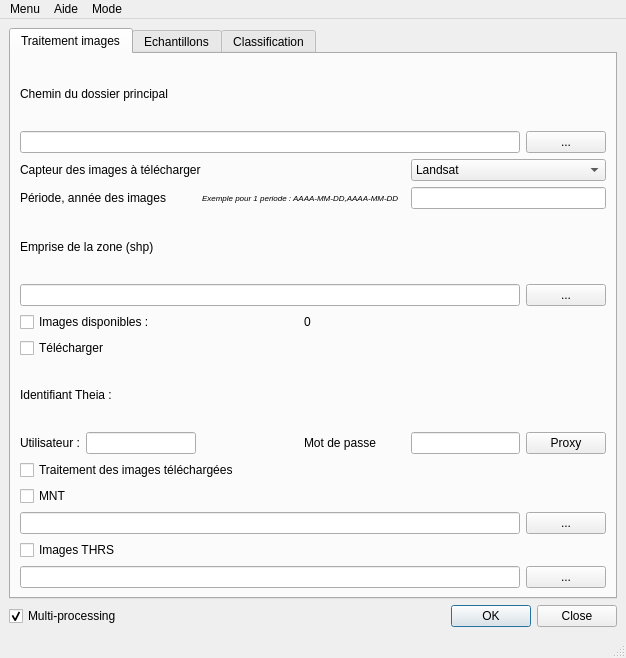
<?xml version="1.0" encoding="UTF-8"?>
<ui version="4.0">
 <class>PHYMOBAT</class>
 <widget class="QMainWindow" name="PHYMOBAT">
  <property name="geometry">
   <rect>
    <x>0</x>
    <y>0</y>
    <width>626</width>
    <height>658</height>
   </rect>
  </property>
  <property name="windowTitle">
   <string>PHYMOBATe 3.0</string>
  </property>
  <widget class="QWidget" name="centralwidget">
   <layout class="QGridLayout" name="gridLayout">
    <item row="1" column="0">
     <widget class="QCheckBox" name="checkBox_multiprocess">
      <property name="text">
       <string>Multi-processing</string>
      </property>
      <property name="checkable">
       <bool>true</bool>
      </property>
      <property name="checked">
       <bool>true</bool>
      </property>
      <property name="autoRepeat">
       <bool>false</bool>
      </property>
     </widget>
    </item>
    <item row="1" column="1">
     <widget class="QDialogButtonBox" name="buttonBox">
      <property name="orientation">
       <enum>Qt::Horizontal</enum>
      </property>
      <property name="standardButtons">
       <set>QDialogButtonBox::Close|QDialogButtonBox::Ok</set>
      </property>
     </widget>
    </item>
    <item row="0" column="0" colspan="2">
     <widget class="QTabWidget" name="tabWidget">
      <property name="currentIndex">
       <number>0</number>
      </property>
      <widget class="QWidget" name="tab">
       <attribute name="title">
        <string>Traitement images</string>
       </attribute>
       <layout class="QGridLayout" name="gridLayout_3">
        <item row="0" column="0" colspan="2">
         <widget class="QLabel" name="label_principal_folder">
          <property name="text">
           <string>Chemin du dossier principal</string>
          </property>
         </widget>
        </item>
        <item row="4" column="0" colspan="2">
         <widget class="QLabel" name="label_area_path">
          <property name="text">
           <string>Emprise de la zone (shp)</string>
          </property>
         </widget>
        </item>
        <item row="7" column="0" colspan="2">
         <widget class="QCheckBox" name="checkBox_download">
          <property name="text">
           <string>Télécharger</string>
          </property>
         </widget>
        </item>
        <item row="8" column="0" colspan="2">
         <widget class="QLabel" name="label_id_theia">
          <property name="text">
           <string>Identifiant Theia :</string>
          </property>
         </widget>
        </item>
        <item row="9" column="3">
         <widget class="QLabel" name="label_password">
          <property name="text">
           <string>Mot de passe</string>
          </property>
         </widget>
        </item>
        <item row="9" column="1">
         <widget class="QLineEdit" name="lineEdit_user"/>
        </item>
        <item row="9" column="0">
         <widget class="QLabel" name="label_user">
          <property name="text">
           <string>Utilisateur :</string>
          </property>
         </widget>
        </item>
        <item row="13" column="0" colspan="2">
         <widget class="QCheckBox" name="checkBox_VHRS">
          <property name="text">
           <string>Images THRS</string>
          </property>
         </widget>
        </item>
        <item row="6" column="0" colspan="2">
         <widget class="QCheckBox" name="checkBox_listing">
          <property name="text">
           <string>Images disponibles :</string>
          </property>
         </widget>
        </item>
        <item row="11" column="0">
         <widget class="QCheckBox" name="checkBox_MNT">
          <property name="text">
           <string>MNT</string>
          </property>
         </widget>
        </item>
        <item row="6" column="3">
         <widget class="QLabel" name="label_listing">
          <property name="text">
           <string>0</string>
          </property>
         </widget>
        </item>
        <item row="10" column="0" colspan="4">
         <widget class="QCheckBox" name="checkBox_processing">
          <property name="text">
           <string>Traitement des images téléchargées</string>
          </property>
         </widget>
        </item>
        <item row="9" column="6">
         <widget class="QPushButton" name="proxy">
          <property name="text">
           <string>Proxy</string>
          </property>
         </widget>
        </item>
        <item row="1" column="6">
         <widget class="QPushButton" name="pushButton_browser_principal_folder">
          <property name="text">
           <string>...</string>
          </property>
         </widget>
        </item>
        <item row="1" column="0" colspan="6">
         <widget class="QLineEdit" name="lineEdit_principal_folder"/>
        </item>
        <item row="5" column="6">
         <widget class="QPushButton" name="pushButton_browser_area_path">
          <property name="text">
           <string>...</string>
          </property>
         </widget>
        </item>
        <item row="5" column="0" colspan="6">
         <widget class="QLineEdit" name="lineEdit_area_path"/>
        </item>
        <item row="9" column="5">
         <widget class="QLineEdit" name="lineEdit_password">
          <property name="toolTip">
           <string>Mot de passe masqué</string>
          </property>
          <property name="echoMode">
           <enum>QLineEdit::Password</enum>
          </property>
         </widget>
        </item>
        <item row="12" column="6">
         <widget class="QPushButton" name="pushButton_browser_MNT">
          <property name="text">
           <string>...</string>
          </property>
         </widget>
        </item>
        <item row="14" column="6">
         <widget class="QPushButton" name="pushButton_browser_VHRS">
          <property name="text">
           <string>...</string>
          </property>
         </widget>
        </item>
        <item row="12" column="0" colspan="6">
         <widget class="QLineEdit" name="lineEdit_MNT"/>
        </item>
        <item row="14" column="0" colspan="6">
         <widget class="QLineEdit" name="lineEdit_VHRS"/>
        </item>
        <item row="3" column="2" colspan="2">
         <widget class="QLabel" name="label_ex_period">
          <property name="font">
           <font>
            <pointsize>6</pointsize>
            <italic>true</italic>
           </font>
          </property>
          <property name="text">
           <string>Exemple pour 1 periode : AAAA-MM-DD,AAAA-MM-DD</string>
          </property>
         </widget>
        </item>
        <item row="3" column="5" colspan="2">
         <widget class="QLineEdit" name="lineEdit_year_images"/>
        </item>
        <item row="2" column="5" colspan="2">
         <widget class="QComboBox" name="comboBox_captor">
          <item>
           <property name="text">
            <string>Landsat</string>
           </property>
          </item>
          <item>
           <property name="text">
            <string>SpotWorldHeritage</string>
           </property>
          </item>
         </widget>
        </item>
        <item row="3" column="0" colspan="2">
         <widget class="QLabel" name="label_year_images">
          <property name="text">
           <string>Période, année des images</string>
          </property>
         </widget>
        </item>
        <item row="2" column="0" colspan="3">
         <widget class="QLabel" name="label_captor">
          <property name="text">
           <string>Capteur des images à télécharger</string>
          </property>
         </widget>
        </item>
       </layout>
      </widget>
      <widget class="QWidget" name="tab_2">
       <attribute name="title">
        <string>Echantillons</string>
       </attribute>
       <layout class="QGridLayout" name="gridLayout_4">
        <item row="8" column="4">
         <widget class="QPushButton" name="pushButton_img_sample">
          <property name="text">
           <string>...</string>
          </property>
         </widget>
        </item>
        <item row="9" column="0">
         <widget class="QCheckBox" name="checkBox_RPG">
          <property name="text">
           <string>RPG</string>
          </property>
         </widget>
        </item>
        <item row="10" column="1">
         <spacer name="horizontalSpacer_5">
          <property name="orientation">
           <enum>Qt::Horizontal</enum>
          </property>
          <property name="sizeHint" stdset="0">
           <size>
            <width>49</width>
            <height>20</height>
           </size>
          </property>
         </spacer>
        </item>
        <item row="10" column="2" colspan="2">
         <widget class="QPushButton" name="pushButton_clear_sample">
          <property name="text">
           <string>Effacer</string>
          </property>
         </widget>
        </item>
        <item row="7" column="0" colspan="5">
         <widget class="QCheckBox" name="checkBox_img_sample">
          <property name="text">
           <string>Image échantillonnée (Si &quot;traitement images&quot; n'est pas lancé) :</string>
          </property>
         </widget>
        </item>
        <item row="4" column="3">
         <widget class="QLineEdit" name="lineEdit_select_sample_fieldname_1"/>
        </item>
        <item row="4" column="4">
         <widget class="QLineEdit" name="lineEdit_select_sample_fieldname_2"/>
        </item>
        <item row="8" column="0" colspan="4">
         <widget class="QLineEdit" name="lineEdit_img_sample"/>
        </item>
        <item row="5" column="1">
         <spacer name="horizontalSpacer_3">
          <property name="orientation">
           <enum>Qt::Horizontal</enum>
          </property>
          <property name="sizeHint" stdset="0">
           <size>
            <width>49</width>
            <height>20</height>
           </size>
          </property>
         </spacer>
        </item>
        <item row="5" column="4">
         <widget class="QLineEdit" name="lineEdit_select_sample_class_2"/>
        </item>
        <item row="4" column="0">
         <widget class="QLabel" name="label_select_sample_fieldname">
          <property name="text">
           <string>Champs</string>
          </property>
         </widget>
        </item>
        <item row="10" column="4">
         <widget class="QPushButton" name="pushButton_add_sample">
          <property name="text">
           <string>Ajouter</string>
          </property>
         </widget>
        </item>
        <item row="11" column="0" colspan="5">
         <widget class="QPlainTextEdit" name="plainTextEdit_sample">
          <property name="plainText">
           <string>1 - Végétation non naturelle / Semi-naturelle
2 - Herbacés / Ligneux
3 - Ligneux denses / mixtes


</string>
          </property>
         </widget>
        </item>
        <item row="6" column="4">
         <widget class="QLineEdit" name="lineEdit_select_sample_nb_poly"/>
        </item>
        <item row="0" column="0">
         <widget class="QLabel" name="label_sample_path">
          <property name="text">
           <string>Echantillons (shp)</string>
          </property>
         </widget>
        </item>
        <item row="6" column="0">
         <widget class="QLabel" name="label_select_sample_nb_poly">
          <property name="text">
           <string>Nombre de polygones</string>
          </property>
         </widget>
        </item>
        <item row="4" column="1">
         <spacer name="horizontalSpacer_2">
          <property name="orientation">
           <enum>Qt::Horizontal</enum>
          </property>
          <property name="sizeHint" stdset="0">
           <size>
            <width>49</width>
            <height>20</height>
           </size>
          </property>
         </spacer>
        </item>
        <item row="1" column="4">
         <widget class="QPushButton" name="pushButton_browser_sample_path">
          <property name="text">
           <string>...</string>
          </property>
         </widget>
        </item>
        <item row="5" column="0">
         <widget class="QLabel" name="label_select_sample_class">
          <property name="text">
           <string>Classes</string>
          </property>
         </widget>
        </item>
        <item row="6" column="2" colspan="2">
         <spacer name="horizontalSpacer">
          <property name="orientation">
           <enum>Qt::Horizontal</enum>
          </property>
          <property name="sizeHint" stdset="0">
           <size>
            <width>106</width>
            <height>20</height>
           </size>
          </property>
         </spacer>
        </item>
        <item row="2" column="2" colspan="2">
         <widget class="QLabel" name="label_select_sample_class_1">
          <property name="text">
           <string>      Classe 1</string>
          </property>
         </widget>
        </item>
        <item row="1" column="0" colspan="4">
         <widget class="QLineEdit" name="lineEdit_sample_path"/>
        </item>
        <item row="2" column="0">
         <widget class="QLabel" name="label_select_sample">
          <property name="text">
           <string>Sélection par classe de 2</string>
          </property>
         </widget>
        </item>
        <item row="6" column="1">
         <spacer name="horizontalSpacer_4">
          <property name="orientation">
           <enum>Qt::Horizontal</enum>
          </property>
          <property name="sizeHint" stdset="0">
           <size>
            <width>49</width>
            <height>20</height>
           </size>
          </property>
         </spacer>
        </item>
        <item row="2" column="4">
         <widget class="QLabel" name="label_select_sample_class_2">
          <property name="text">
           <string>       Classe 2</string>
          </property>
         </widget>
        </item>
        <item row="12" column="0" colspan="3">
         <widget class="QCheckBox" name="checkBox_threshold">
          <property name="text">
           <string>Déterminer les seuils optimaux</string>
          </property>
         </widget>
        </item>
        <item row="5" column="3">
         <widget class="QLineEdit" name="lineEdit_select_sample_class_1"/>
        </item>
       </layout>
      </widget>
      <widget class="QWidget" name="tab_3">
       <attribute name="title">
        <string>Classification</string>
       </attribute>
       <layout class="QGridLayout" name="gridLayout_2">
        <item row="8" column="3">
         <widget class="QLabel" name="label_area_fieldtype">
          <property name="text">
           <string>Real</string>
          </property>
         </widget>
        </item>
        <item row="7" column="3">
         <widget class="QLabel" name="label_area_fieldname">
          <property name="text">
           <string>AREA</string>
          </property>
         </widget>
        </item>
        <item row="14" column="2">
         <widget class="QLabel" name="label_chps_type_2">
          <property name="text">
           <string>Type :</string>
          </property>
         </widget>
        </item>
        <item row="12" column="0" colspan="5">
         <widget class="QCheckBox" name="checkBox_classifier_2">
          <property name="text">
           <string>Classification que sur les deux premiers niveaux</string>
          </property>
         </widget>
        </item>
        <item row="17" column="2">
         <widget class="QLabel" name="label_chps_type_3">
          <property name="text">
           <string>Type :</string>
          </property>
         </widget>
        </item>
        <item row="16" column="4">
         <widget class="QLineEdit" name="lineEdit_fieldname_23"/>
        </item>
        <item row="4" column="0" colspan="3">
         <widget class="QLabel" name="label_ouput">
          <property name="text">
           <string>Fichier de sortie (shp)</string>
          </property>
         </widget>
        </item>
        <item row="16" column="3">
         <widget class="QLineEdit" name="lineEdit_fieldname_13"/>
        </item>
        <item row="14" column="3">
         <widget class="QComboBox" name="comboBox_fieldname_12"/>
        </item>
        <item row="7" column="0">
         <widget class="QLabel" name="label_chps_name_0">
          <property name="text">
           <string>Nom :</string>
          </property>
         </widget>
        </item>
        <item row="0" column="0" colspan="2">
         <widget class="QLabel" name="label_segmentation">
          <property name="text">
           <string>Segmentation (shp)</string>
          </property>
         </widget>
        </item>
        <item row="17" column="5">
         <widget class="QComboBox" name="comboBox_fieldname_3"/>
        </item>
        <item row="5" column="0" colspan="6">
         <widget class="QLineEdit" name="lineEdit_output"/>
        </item>
        <item row="16" column="5">
         <widget class="QLineEdit" name="lineEdit_fieldname_3"/>
        </item>
        <item row="8" column="1">
         <widget class="QLabel" name="label_id_fieldtype">
          <property name="text">
           <string>String</string>
          </property>
         </widget>
        </item>
        <item row="15" column="0" colspan="5">
         <widget class="QCheckBox" name="checkBox_classifier_3">
          <property name="text">
           <string>Classification complète (sur les trois niveaux)</string>
          </property>
         </widget>
        </item>
        <item row="13" column="2">
         <widget class="QLabel" name="label_chps_name_2">
          <property name="text">
           <string>Nom :</string>
          </property>
         </widget>
        </item>
        <item row="17" column="4">
         <widget class="QComboBox" name="comboBox_fieldname_23"/>
        </item>
        <item row="13" column="3">
         <widget class="QLineEdit" name="lineEdit_fieldname_12"/>
        </item>
        <item row="3" column="3" colspan="3">
         <widget class="QRadioButton" name="radioButton_s">
          <property name="text">
           <string>Arbre de décision (Seath)</string>
          </property>
         </widget>
        </item>
        <item row="5" column="6">
         <widget class="QPushButton" name="pushButton_browser_output">
          <property name="text">
           <string>...</string>
          </property>
         </widget>
        </item>
        <item row="1" column="0" colspan="6">
         <widget class="QLineEdit" name="lineEdit_segmentation"/>
        </item>
        <item row="10" column="2">
         <widget class="QLabel" name="label_chps_name_1">
          <property name="text">
           <string>Nom :</string>
          </property>
         </widget>
        </item>
        <item row="2" column="0" colspan="3">
         <widget class="QLabel" name="label_classification_method">
          <property name="text">
           <string>Méthode de classification :</string>
          </property>
         </widget>
        </item>
        <item row="3" column="0" colspan="2">
         <widget class="QRadioButton" name="radioButton_rf">
          <property name="enabled">
           <bool>true</bool>
          </property>
          <property name="mouseTracking">
           <bool>true</bool>
          </property>
          <property name="text">
           <string>Random Forest</string>
          </property>
          <property name="checked">
           <bool>true</bool>
          </property>
         </widget>
        </item>
        <item row="16" column="2">
         <widget class="QLabel" name="label_chps_name_3">
          <property name="text">
           <string>Nom :</string>
          </property>
         </widget>
        </item>
        <item row="10" column="3">
         <widget class="QLineEdit" name="lineEdit_fieldname_1"/>
        </item>
        <item row="1" column="6">
         <widget class="QPushButton" name="pushButton_browser_segmentation">
          <property name="text">
           <string>...</string>
          </property>
         </widget>
        </item>
        <item row="8" column="0">
         <widget class="QLabel" name="label_chps_type_0">
          <property name="text">
           <string>Type :</string>
          </property>
         </widget>
        </item>
        <item row="13" column="0" rowspan="2" colspan="2">
         <widget class="QLabel" name="label_chps_2">
          <property name="text">
           <string>    Champs
 des entités</string>
          </property>
         </widget>
        </item>
        <item row="16" column="6">
         <widget class="QLineEdit" name="lineEdit_fieldname_4"/>
        </item>
        <item row="17" column="3">
         <widget class="QComboBox" name="comboBox_fieldname_13"/>
        </item>
        <item row="6" column="0" colspan="4">
         <widget class="QLabel" name="label_ouput_fieldname">
          <property name="text">
           <string>Champs du fichier de sortie pré-définis :</string>
          </property>
         </widget>
        </item>
        <item row="17" column="6">
         <widget class="QComboBox" name="comboBox_fieldname_4"/>
        </item>
        <item row="7" column="1">
         <widget class="QLabel" name="label_id_fieldname">
          <property name="text">
           <string>ID</string>
          </property>
         </widget>
        </item>
        <item row="13" column="4">
         <widget class="QLineEdit" name="lineEdit_fieldname_2"/>
        </item>
        <item row="14" column="4">
         <widget class="QComboBox" name="comboBox_fieldname_2"/>
        </item>
        <item row="9" column="0" colspan="5">
         <widget class="QCheckBox" name="checkBox_classifier_1">
          <property name="enabled">
           <bool>true</bool>
          </property>
          <property name="text">
           <string>Classification que sur le premier niveau</string>
          </property>
          <property name="checkable">
           <bool>true</bool>
          </property>
          <property name="checked">
           <bool>false</bool>
          </property>
         </widget>
        </item>
        <item row="16" column="0" rowspan="2" colspan="2">
         <widget class="QLabel" name="label_chps_3">
          <property name="text">
           <string>    Champs
 des entités</string>
          </property>
         </widget>
        </item>
        <item row="11" column="3">
         <widget class="QComboBox" name="comboBox_fieldname_1"/>
        </item>
        <item row="10" column="0" rowspan="2" colspan="2">
         <widget class="QLabel" name="label_chps_1">
          <property name="text">
           <string>    Champs
 des entités</string>
          </property>
         </widget>
        </item>
        <item row="11" column="2">
         <widget class="QLabel" name="label_chps_type_1">
          <property name="text">
           <string>Type :</string>
          </property>
         </widget>
        </item>
       </layout>
      </widget>
     </widget>
    </item>
   </layout>
  </widget>
  <widget class="QMenuBar" name="menubar">
   <property name="enabled">
    <bool>true</bool>
   </property>
   <property name="geometry">
    <rect>
     <x>0</x>
     <y>0</y>
     <width>626</width>
     <height>25</height>
    </rect>
   </property>
   <property name="defaultUp">
    <bool>true</bool>
   </property>
   <widget class="QMenu" name="menuMenu">
    <property name="tearOffEnabled">
     <bool>true</bool>
    </property>
    <property name="title">
     <string>Menu</string>
    </property>
    <addaction name="actionOuvrir"/>
    <addaction name="actionSauver"/>
    <addaction name="actionQuiter"/>
   </widget>
   <widget class="QMenu" name="menuAide">
    <property name="title">
     <string>Aide</string>
    </property>
    <addaction name="actionAide_de_PHYMOBAT"/>
    <addaction name="actionA_propos_de_PHYMOBAT"/>
   </widget>
   <widget class="QMenu" name="menuMode">
    <property name="title">
     <string>Mode</string>
    </property>
    <addaction name="actionMode_Simplifi"/>
    <addaction name="actionMode_expert"/>
   </widget>
   <addaction name="menuMenu"/>
   <addaction name="menuAide"/>
   <addaction name="menuMode"/>
  </widget>
  <widget class="QStatusBar" name="statusbar"/>
  <action name="actionOuvrir">
   <property name="text">
    <string>Ouvrir</string>
   </property>
  </action>
  <action name="actionSauver">
   <property name="text">
    <string>Sauver</string>
   </property>
  </action>
  <action name="actionQuiter">
   <property name="text">
    <string>Quiter</string>
   </property>
  </action>
  <action name="actionAide_de_PHYMOBAT">
   <property name="text">
    <string>Aide de PHYMOBAT</string>
   </property>
  </action>
  <action name="actionA_propos_de_PHYMOBAT">
   <property name="text">
    <string>A propos de PHYMOBAT</string>
   </property>
  </action>
  <action name="actionMode_Simplifi">
   <property name="text">
    <string>Mode Simplifié</string>
   </property>
  </action>
  <action name="actionMode_expert">
   <property name="text">
    <string>Mode expert</string>
   </property>
  </action>
 </widget>
 <tabstops>
  <tabstop>tabWidget</tabstop>
  <tabstop>lineEdit_principal_folder</tabstop>
  <tabstop>lineEdit_area_path</tabstop>
  <tabstop>checkBox_listing</tabstop>
  <tabstop>checkBox_download</tabstop>
  <tabstop>lineEdit_user</tabstop>
  <tabstop>lineEdit_password</tabstop>
  <tabstop>checkBox_processing</tabstop>
  <tabstop>checkBox_MNT</tabstop>
  <tabstop>lineEdit_MNT</tabstop>
  <tabstop>checkBox_VHRS</tabstop>
  <tabstop>lineEdit_VHRS</tabstop>
  <tabstop>lineEdit_sample_path</tabstop>
  <tabstop>pushButton_browser_sample_path</tabstop>
  <tabstop>lineEdit_select_sample_fieldname_1</tabstop>
  <tabstop>lineEdit_select_sample_fieldname_2</tabstop>
  <tabstop>lineEdit_select_sample_class_1</tabstop>
  <tabstop>lineEdit_select_sample_class_2</tabstop>
  <tabstop>lineEdit_select_sample_nb_poly</tabstop>
  <tabstop>checkBox_img_sample</tabstop>
  <tabstop>lineEdit_img_sample</tabstop>
  <tabstop>pushButton_img_sample</tabstop>
  <tabstop>checkBox_RPG</tabstop>
  <tabstop>pushButton_clear_sample</tabstop>
  <tabstop>pushButton_add_sample</tabstop>
  <tabstop>plainTextEdit_sample</tabstop>
  <tabstop>checkBox_threshold</tabstop>
  <tabstop>lineEdit_segmentation</tabstop>
  <tabstop>pushButton_browser_segmentation</tabstop>
  <tabstop>radioButton_rf</tabstop>
  <tabstop>radioButton_s</tabstop>
  <tabstop>lineEdit_output</tabstop>
  <tabstop>pushButton_browser_output</tabstop>
  <tabstop>checkBox_classifier_1</tabstop>
  <tabstop>comboBox_fieldname_1</tabstop>
  <tabstop>checkBox_classifier_2</tabstop>
  <tabstop>lineEdit_fieldname_12</tabstop>
  <tabstop>comboBox_fieldname_12</tabstop>
  <tabstop>lineEdit_fieldname_2</tabstop>
  <tabstop>comboBox_fieldname_2</tabstop>
  <tabstop>checkBox_classifier_3</tabstop>
  <tabstop>lineEdit_fieldname_13</tabstop>
  <tabstop>comboBox_fieldname_13</tabstop>
  <tabstop>lineEdit_fieldname_23</tabstop>
  <tabstop>comboBox_fieldname_23</tabstop>
  <tabstop>lineEdit_fieldname_3</tabstop>
  <tabstop>comboBox_fieldname_3</tabstop>
  <tabstop>lineEdit_fieldname_4</tabstop>
  <tabstop>comboBox_fieldname_4</tabstop>
  <tabstop>checkBox_multiprocess</tabstop>
  <tabstop>buttonBox</tabstop>
 </tabstops>
 <resources/>
 <connections/>
</ui>
